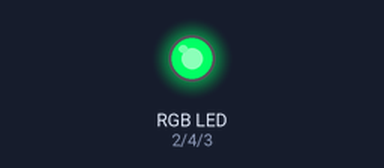
Bench run of a sketch on a simulated Arduino Uno, built with avr-gcc and run on an emulated ATmega328P. Shown: an RGB LED mixed from three pins (HIGH = lit).

Above: at 0.1 s.
Timing chart, 0 to 1.6 s (numbered marks = the images above):
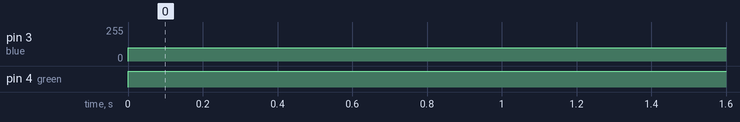

The sketch:

color.ino
```cpp
int red=2;
int blue=3;
int green=4;
void setup() {

pinMode(red,OUTPUT);
pinMode(green,OUTPUT);
pinMode(blue,OUTPUT);
}
///<100 black >100 white

void loop() {
  analogWrite(red,0);
   analogWrite(blue,100);
    analogWrite(green,255);
  }
```

Measured:
- by itself, pin 3 (blue): 0/255 → 100/255 at 0.00 s
- by itself, pin 4 (green): LOW → HIGH at 0.00 s
